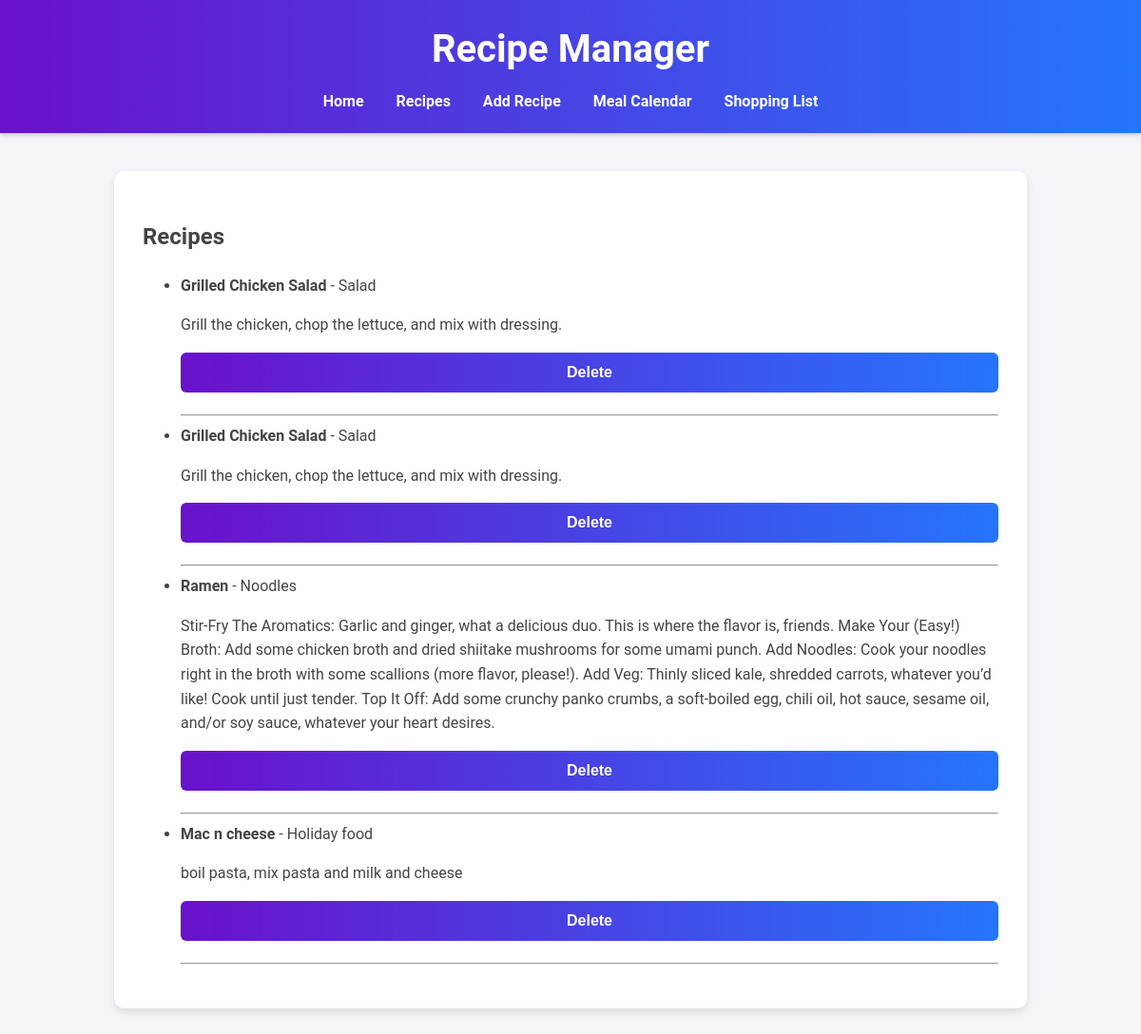
Page /recipes on the earlier database version.
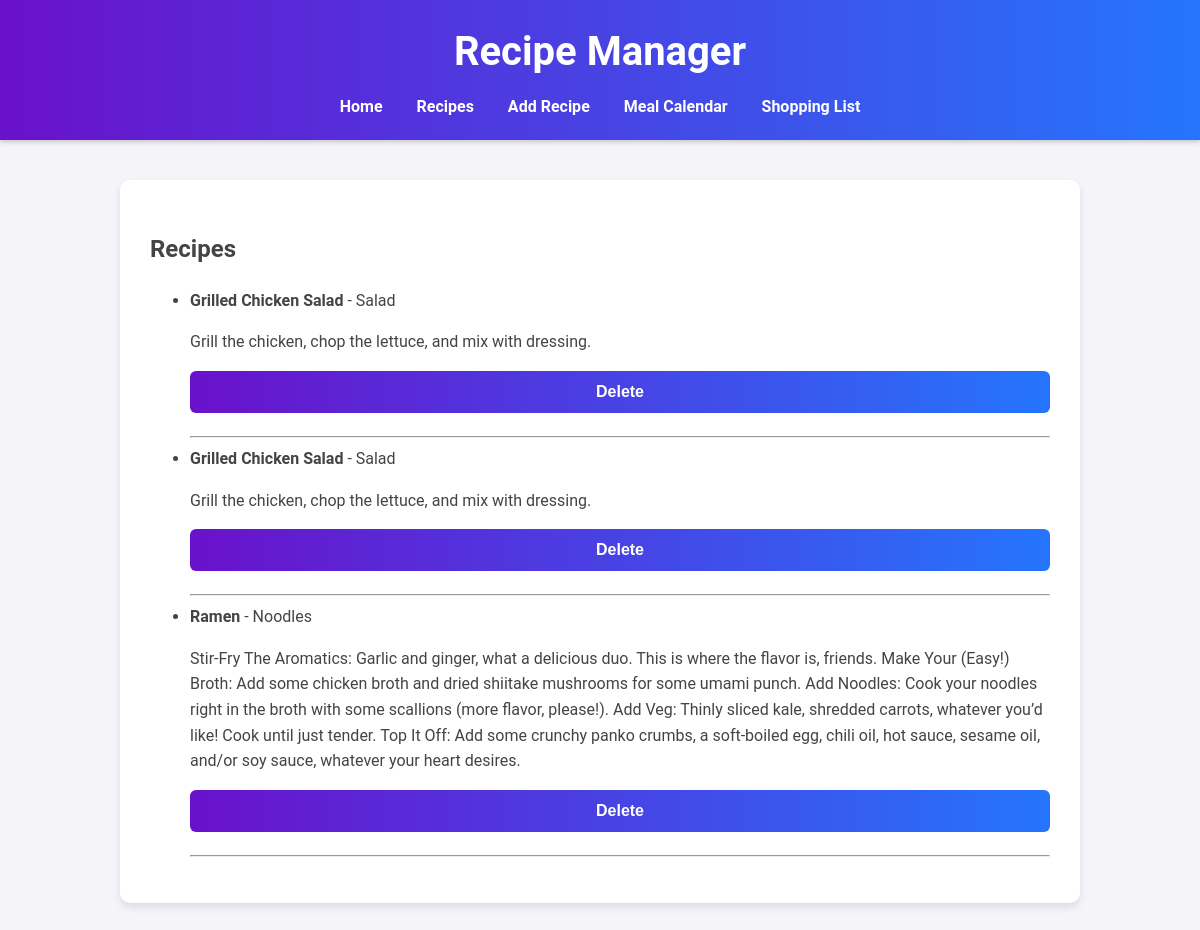
Same page on the later database version.
### app/models.py (models this page shows)
class Recipe(db.Model):
    id = db.Column(db.Integer, primary_key=True)
    name = db.Column(db.String(100), nullable=False)
    ingredients = db.Column(db.Text, nullable=False)  # JSON string for ingredient details
    instructions = db.Column(db.Text, nullable=False)
    category = db.Column(db.String(50))

### app/routes.py (the view)
@main.route('/recipes')
def list_recipes():
    print("GET /shopping_list endpoint hit.")
    recipes = Recipe.query.all()
    print(f"Returning recipes: {recipes}")
    return render_template('recipes.html', recipes=recipes)

### app/templates/recipes.html
{% extends "base.html" %}
{% block content %}
<h2>Recipes</h2>
<ul>
    {% for recipe in recipes %}
    <li>
        <strong>{{ recipe.name }}</strong> - {{ recipe.category }}
        <p>{{ recipe.instructions }}</p>
        <form action="{{ url_for('main.delete_recipe', recipe_id=recipe.id) }}" method="POST" style="display: inline;">
            <button type="submit" onclick="return confirm('Are you sure you want to delete this recipe?');">Delete</button>
        </form>
        <hr>
    </li>
    {% endfor %}
</ul>
{% endblock %}

Differences in the rows shown:
removed Recipe: name "Mac n cheese", category "Holiday food", instructions "boil pasta, mix pasta and milk and cheese"
